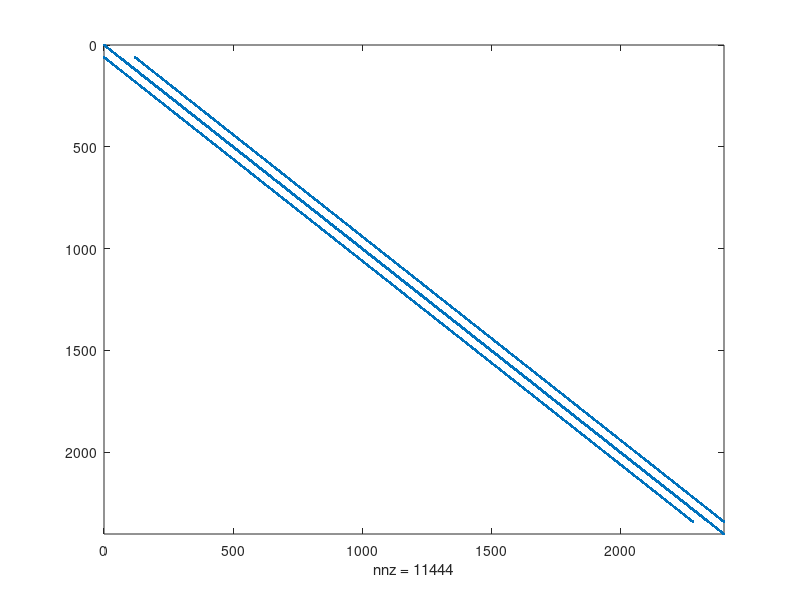
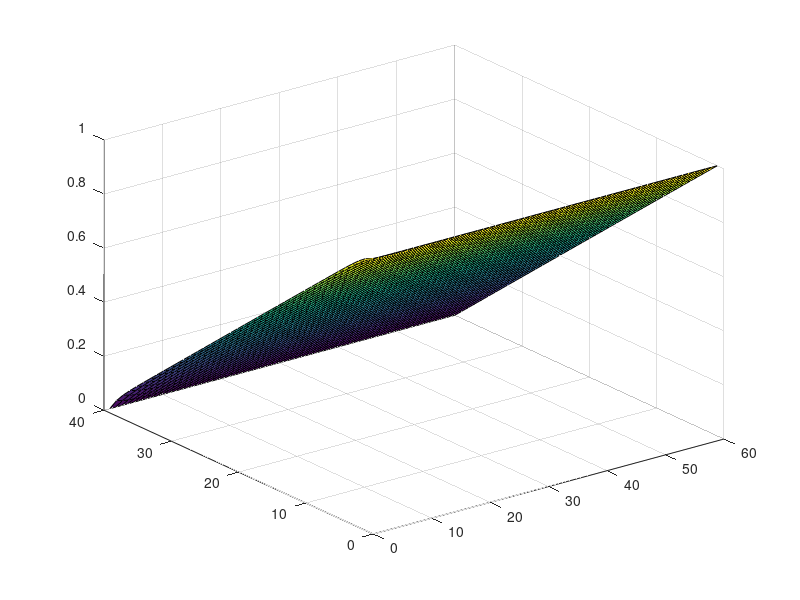
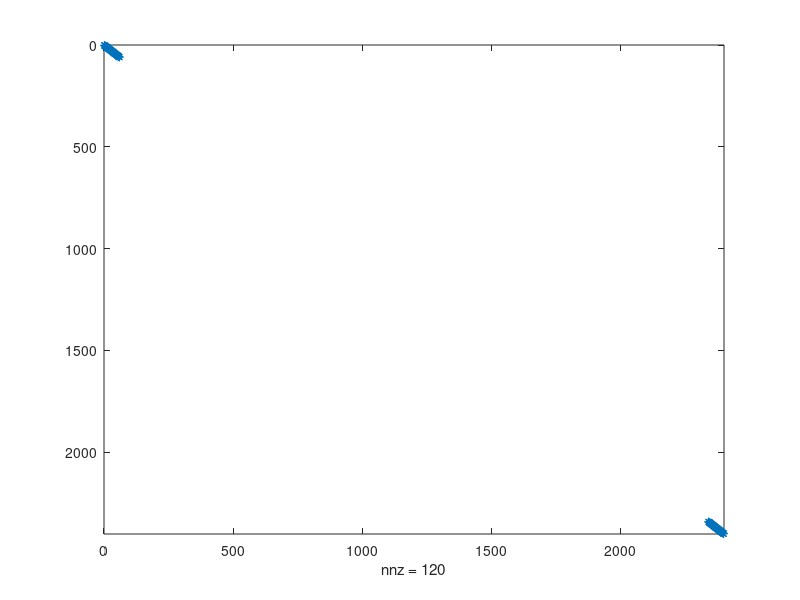
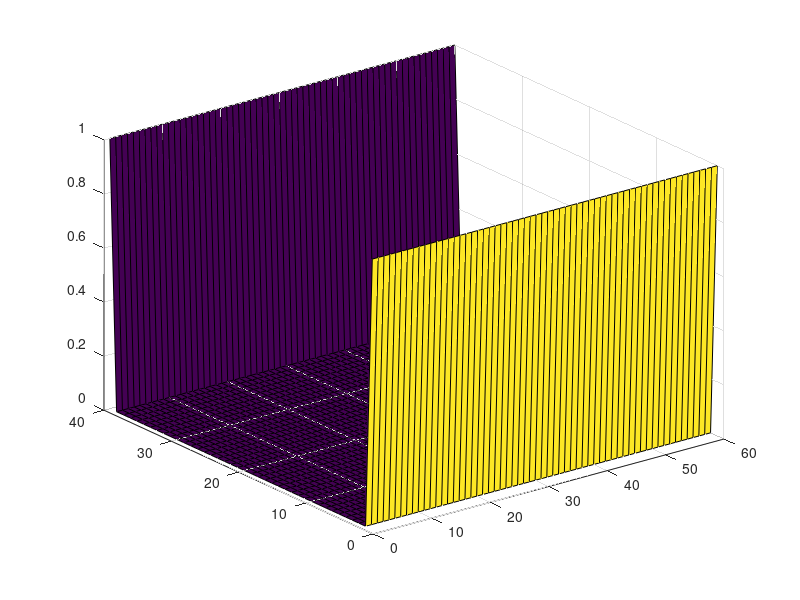

Here is the MATLAB script that generated these plots, in order:
%Peter Al ahmar
%100961570  

% It doesnt seem right and not sure how to fix it

%solving question 1 part a
x=40;
y=60;

%matrix G and V
G = sparse((x *y), (x*y));
V = zeros(1,(x *y));
Vo = 1;

for i = 1:x
    
    for j = 1: y
        n = j+ (i-1) *y;
        
        if i == x
            G(n,:) = 0;
            G(n,n) = 1;
            
        elseif i == 1 
            G(n,:) = 0;
            G(n,n) = 1;
            V(1,n) = 1;
            
        elseif i>1 && i <x && j==1
            G(n, n+y) = 1;
            G(n,n) = -3;
            G(n,n-y) = 1;
            G(n,n-1) = 1;
        elseif j ==y && i < x && i >1
            G(n, n+y) = 1;
            G(n,n) = -3;
            G(n,n-y) = 1;
            G(n,n-1) = 1;
        else
            G(n, n+y) = 1;
            G(n,n) = -4;
            G(n,n-y) = 1;
            G(n,n-1) = 1;
            G(n,n+1) = 1;
        end
    end
end
figure(1)
spy(G)
solution = G\V';

figure(2)

%matrix
act = zeros(x,y);

for i =1:x
    for j = 1:y
        n = j+(i-1) * y;
        act(i,j) = solution(n);
    end
end

surf(act);


%solving question 1 part b

newG = sparse((x *y),(x*y));
newV = zeros(1,(x *y));
%same V0

for i = 1:x
    
    for j = 1: y
        n = j+ (i-1) *y;
        
        if i == x
            newV(1,n) =1; % which is Vo
            newG(n,:) =0;
            newG(n,n) =1;
            
        elseif i == 1 
            newV(1,n) =1; % which is Vo
            newG(n,:) =0;
            newG(n,n) =1;

        elseif j ==y
            newG(n,n) = 1;
            newG(n,:) = 0;
            
        elseif j==1
            newG(n,n) = 1;
            newG(n,:) = 0

        else
            newG(n, n+y) = 1;
            newG(n,n) = -4;
            newG(n,n-y) = 1;
            newG(n,n-1) = 1;
            newG(n,n+1) = 1;
            newG(n,:) = 0;
        end
    end
end

figure(3)
spy(newG)

newSolution = newG\newV';

figure(4)

newAct = zeros(x,y);

for i = 1:x
    for j = 1:y
        n = j + (i-1)*y;
        newAct(i,j) = newSolution(n);
       
    end
end

surf(newAct)

%using analytical approach -- reached out for help -- isnt working -- 

a = 60; b= 20;
z = zeros(60,40);
numx = linspace(-20,20,40);
numy = linspace(0,60,60);

[xm,ym] = meshgrid(numx, numy);

for i = 1: 2:300
    z = (4* Vo/pi) .* (z + (cosh((n*pi*xm)/a)./ (n* cosh((n*pi*b)/a)) .* sin((n*pi*ym)/a))) ;
    figure(5)
    title("Analytical Approach")
    surf(numx,numy,z)
    pause(0.01)
end

